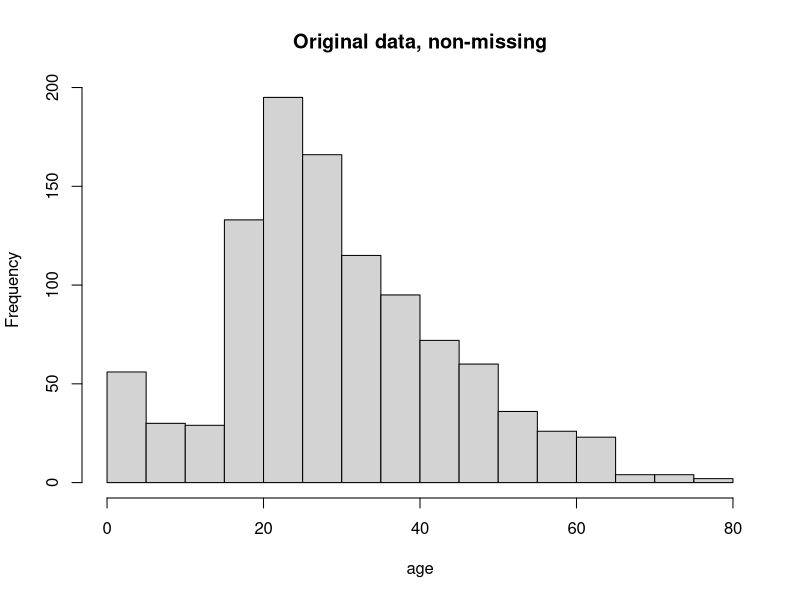
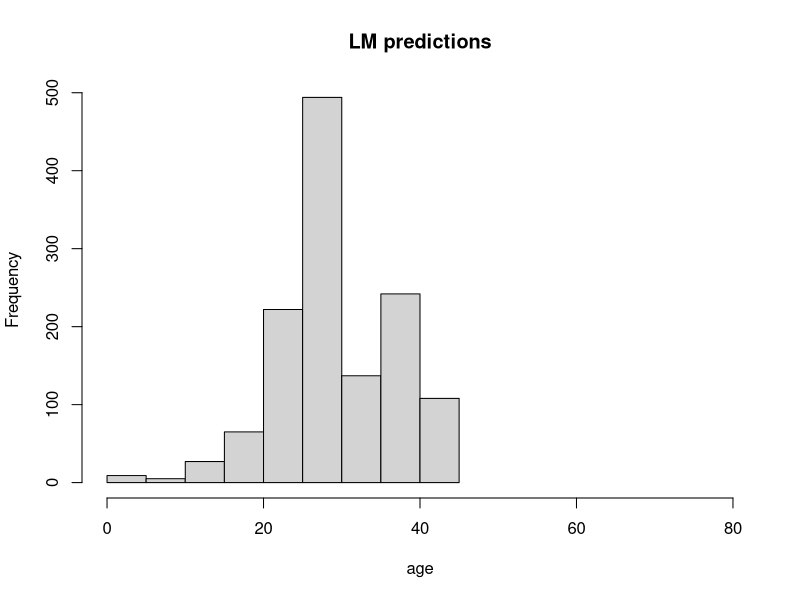

Here is the R script that generated these plots, in order:
raw_data<-read.csv("titanicTrain.csv")
raw_data<-raw_data[-c(1001:1310),]
quest<-read.csv("titanicQuestion.csv")
all<-rbind(raw_data,quest)

all$boat = as.numeric(all$boat != "")
agelm <- lm(age ~ pclass+sex+parch+sibsp+boat, data=all[!is.na(all$age),])
summary(agelm)
all$agelm<-predict(agelm,all)
hist(all$age[!is.na(all$age)], main='Original data, non-missing', xlab='age')
hist(all$agelm, main= 'LM predictions', xlab='age', xlim=range(0:80))
indexMissingAge <- which(is.na(all$age))
all$age[indexMissingAge] <- all$agelm[indexMissingAge]
#透過曲線擬和，將age的missing data消除

fare_NAindex = which(is.na(all$fare))
#發現持有3701號票根的客人在fare factor處有na
temp = all$fare[nchar( as.character(all$ticket)) == 4 & grepl("^3",as.character(all$ticket))]
average = sum(temp[!is.na(temp)])/(length(temp)-1)
all[fare_NAindex,"fare"] = average
#將類似票根號的票價取平均

#將資料拆分成四個區塊
female_insea = all[all$sex == "female" & all$boat == 0,c("age","fare","survived")]
female_onboat = all[all$sex == "female" & all$boat == 1,c("age","fare","survived")]
male_insea = all[all$sex == "male" & all$boat == 0,c("age","fare","survived")]
male_onboat = all[all$sex == "male" & all$boat == 1,c("age","fare","survived")]

female_insea[,3] = as.factor(female_insea[,3])
female_onboat[,3] = as.factor(female_onboat[,3])
male_insea[,3] = as.factor(male_insea[,3])
male_onboat[,3] = as.factor(male_onboat[,3])

#對fare取log10
female_insea[,2] = log10(female_insea[,2])
female_onboat[,2] = as.factor(female_onboat[,2])
male_insea[,2] = as.factor(male_insea[,2])
male_onboat[,2] = as.factor(male_onboat[,2])

#分別對每個區塊做SVM
library(e1071)
plot_svm <- function(dat){
  survived = as.numeric(dat[,3])
  train_index = !is.na(survived)
  svmfit = svm(survived[train_index] ~ ., data = dat[train_index,],gamma = 1, cost = 100)
  return(svmfit)
}
par(mfrow=c(2,2))

svm1 = plot_svm(female_insea)
#plot(temp,female_insea[!is.na(female_insea$survived),])
svm2 = plot_svm(female_onboat)
# plot(temp,female_onboat[!is.na(female_onboat$survived),])
svm3 = plot_svm(male_insea)
# plot(temp,male_insea[!is.na(male_insea$survived),])
svm4 = plot_svm(male_onboat)
# plot(temp,male_onboat[!is.na(male_onboat$survived),])

outcome1 = data.frame(predict(svm1,female_insea[is.na(female_insea$survived),c(1:2)]))
outcome2 = data.frame(predict(svm2,female_onboat[is.na(female_onboat$survived),c(1:2)]))
outcome3 = data.frame(predict(svm3,male_insea[is.na(male_insea$survived),c(1:2)]))
outcome4 = data.frame(predict(svm4,male_onboat[is.na(male_onboat$survived),c(1:2)]))

#合併結果進行輸出
names(outcome1) = "y"
names(outcome2) = "y"
names(outcome3) = "y"
names(outcome4) = "y"

ans = rbind(outcome1,outcome2,outcome3,outcome4)
index = order(row.names(ans))
ans = ans[index,]
write.csv(ans,file="titanicPrediction.csv")
